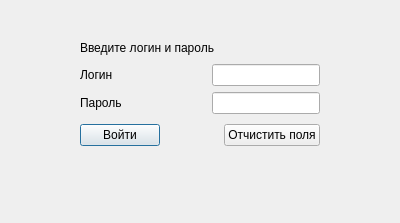
<?xml version="1.0" encoding="UTF-8"?>
<ui version="4.0">
 <class>Login</class>
 <widget class="QDialog" name="Login">
  <property name="geometry">
   <rect>
    <x>0</x>
    <y>0</y>
    <width>400</width>
    <height>223</height>
   </rect>
  </property>
  <property name="windowTitle">
   <string>Вход</string>
  </property>
  <widget class="QWidget" name="layoutWidget_2">
   <property name="geometry">
    <rect>
     <x>80</x>
     <y>60</y>
     <width>240</width>
     <height>90</height>
    </rect>
   </property>
   <layout class="QVBoxLayout" name="verticalLayout_3">
    <item>
     <layout class="QVBoxLayout" name="verticalLayout_4">
      <item>
       <layout class="QHBoxLayout" name="horizontalLayout_4">
        <item>
         <widget class="QLabel" name="log_field">
          <property name="text">
           <string>Логин</string>
          </property>
         </widget>
        </item>
        <item>
         <spacer name="horizontalSpacer_5">
          <property name="orientation">
           <enum>Qt::Orientation::Horizontal</enum>
          </property>
          <property name="sizeHint" stdset="0">
           <size>
            <width>40</width>
            <height>20</height>
           </size>
          </property>
         </spacer>
        </item>
        <item>
         <widget class="QLineEdit" name="lineEdit_3"/>
        </item>
       </layout>
      </item>
      <item>
       <layout class="QHBoxLayout" name="horizontalLayout_5">
        <item>
         <widget class="QLabel" name="pass_field">
          <property name="text">
           <string>Пароль</string>
          </property>
         </widget>
        </item>
        <item>
         <spacer name="horizontalSpacer_6">
          <property name="orientation">
           <enum>Qt::Orientation::Horizontal</enum>
          </property>
          <property name="sizeHint" stdset="0">
           <size>
            <width>40</width>
            <height>20</height>
           </size>
          </property>
         </spacer>
        </item>
        <item>
         <widget class="QLineEdit" name="lineEdit_4"/>
        </item>
       </layout>
      </item>
     </layout>
    </item>
    <item>
     <layout class="QHBoxLayout" name="horizontalLayout_6">
      <item>
       <widget class="QPushButton" name="login_btn">
        <property name="text">
         <string>Войти</string>
        </property>
       </widget>
      </item>
      <item>
       <spacer name="horizontalSpacer">
        <property name="orientation">
         <enum>Qt::Orientation::Horizontal</enum>
        </property>
        <property name="sizeHint" stdset="0">
         <size>
          <width>40</width>
          <height>20</height>
         </size>
        </property>
       </spacer>
      </item>
      <item>
       <widget class="QPushButton" name="Clear_fields_btn">
        <property name="text">
         <string>Отчистить поля</string>
        </property>
       </widget>
      </item>
     </layout>
    </item>
   </layout>
  </widget>
  <widget class="QLabel" name="label">
   <property name="geometry">
    <rect>
     <x>80</x>
     <y>40</y>
     <width>231</width>
     <height>16</height>
    </rect>
   </property>
   <property name="text">
    <string>Введите логин и пароль</string>
   </property>
  </widget>
 </widget>
 <resources/>
 <connections/>
</ui>
